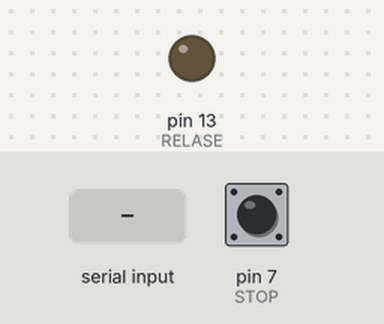
This sketch was run on a simulated Arduino Uno, built with avr-gcc and run on an emulated ATmega328P. On the bench: output pins drawn as LEDs (lit = HIGH). The inputs (shaded band) are chosen by the test bench; at power-on: pin 7 (STOP) HIGH. What the sketch prints to the serial monitor is not drawn.

Above: at 1.2 s.
1.3 s: "1" received over Serial
At 1.7 s:
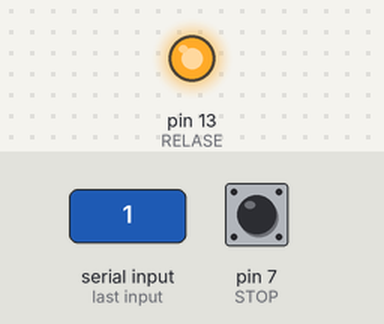
2.8 s: pin 7 (STOP) pulled LOW for 0.15 s
At 2.9 s:
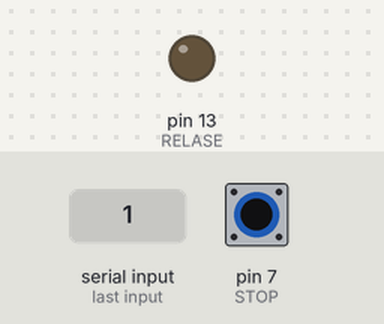
4.4 s: pin 7 (STOP) pulled LOW for 1 s
At 5.3 s:
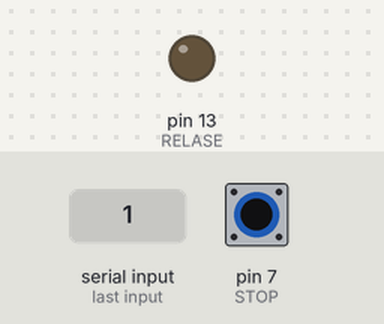
Timing chart, 0 to 7.4 s (numbered marks = the images above; inputs shaded):
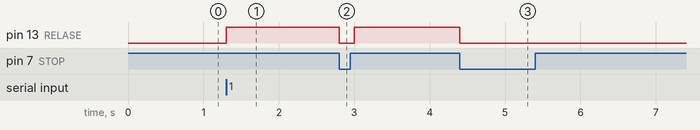

The sketch:

blu.trial.1.ino
```cpp
/**
 * blu.trial.1
 * summer 2018
 * Cal-space NASA reasearch internship
 * PHYsy.finalStage.trail1
 */
//intialize the pins for input
const int START = 6;
const int STOP = 7;
const int RESET = 8;
const int NEW = 9;

//intialize the pins for output
const int RELASE = 13;

//intialize variables needed in the program
unsigned long startTime = 0;
unsigned long endTime = 0;
int  count = 0;
int  scount = 0;
char prevTime[20];
bool endCond = false;
int TEST[20][2];
char rec;

//setup loop runs once in the beging of the prog.
void setup()
{


  //set up the pins
  pinMode(START, INPUT);
  pinMode(STOP, INPUT);
  pinMode(RESET, INPUT);
  pinMode(NEW, INPUT);
  pinMode(RELASE, OUTPUT);
  pinMode(A5, INPUT);
  pinMode(A4, INPUT);

  //setup bluetooth
  Serial.begin(9600);


}

//main loop
void loop()
{
  if (Serial.available() > 0)
  {
    rec = Serial.read();
  }

  // START button condition
  if(rec == '1' && digitalRead(RELASE) == LOW && count < 20)
  {
    startTime = millis();
    digitalWrite(RELASE, HIGH);
    endCond = true;
  }

  // STOP button condition
  if(digitalRead(STOP) == LOW && endCond)
  {
    //calculating the time
    endTime = millis();

    //reput the realsing system in ready position
    digitalWrite(RELASE, LOW);

    //saving the data in vector
    TEST[count][0] = calc_sec(endTime - startTime);;
    TEST[count][1] = calc_fra(endTime - startTime);

    //print the time on the screen
    sprintf(prevTime, "*DLEAST  DUR:%01d:%03d*", TEST[count][0], TEST[count][1]);
    Serial.write(prevTime);

    //increasing the count vari (related to the previous time shows)
    count++;

    //prevtime cond
    if (count == 1) {scount++;}

    prin(scount, count);
    endCond = false;
  }

  //RESET button condition

  if(rec == '2')
  {
    startTime = 0;
    endTime = 0;
    Serial.write("*DLEAST  DUR:0:000*");
  }

  //NEW button condition
  if(rec == '3' && digitalRead(RELASE) == LOW)
  {
    Serial.write("*APHYSY NASA PROJ1*");
    Serial.write("*BTEST# 0 out of 0*");
    Serial.write("*CTEST 0 DUR:0:000*");
    Serial.write("*DLEAST  DUR:0:000*");
    startTime = 0;
    endTime = 0;
    count = 0;
    scount = 0;
    sprintf(prevTime, "");
    for (int i = 0; i < 20; i++)
   {
      for (int j = 0; j < 2; j++)
      {
        TEST[i][j] = 0;
      }
    }
  }

  //UP button condition
  if(rec == '4' && count > 0)
  {
    if(scount < count)
    {
      scount++;
      prin(scount, count);
    }
    else
    {
      scount = 1;
      prin(scount, count);
    }
  }

  //Down button condition
  if(rec == '5' && count > 0)
  {
    if(scount == 1)
    {
      scount = count;
      prin(scount, count);
    }
    else
    {
      scount--;
      prin(scount, count);
    }
  }
}

/**
 *   calc_sec calculate how many secounds
 *  @param t_milli time in milliseconds
 *  @return int seconds
**/

int calc_sec(unsigned long t_milli)
{
   unsigned long inttime;
   inttime  = t_milli / 1000;
   inttime  = inttime % (24*3600);
   inttime  = inttime % 3600;

   return inttime % 60;
}

int calc_fra(unsigned long t_milli)
{
   return t_milli % 1000;
}

/**
 * prin prepare string starting with "*(char)" and ends with "*" to diffrentiate
 */
void prin( int sc, int c)
{
      sprintf(prevTime, "*BTEST# %01d out of %01d*", sc, c);
      Serial.write(prevTime);
      sprintf(prevTime, "*CTEST %01d DUR:%01d:%03d*", sc, TEST[sc - 1][0], TEST[sc - 1][1]);
      Serial.write(prevTime);
      delay(100);
}
```

Measured:
- after the input at 1.3 s, pin 13 (RELASE): LOW → HIGH at once
- after the input at 2.8 s, pin 13 (RELASE): HIGH → LOW at once, → HIGH 0.20 s later
- after the input at 4.4 s, pin 13 (RELASE): HIGH → LOW at once
